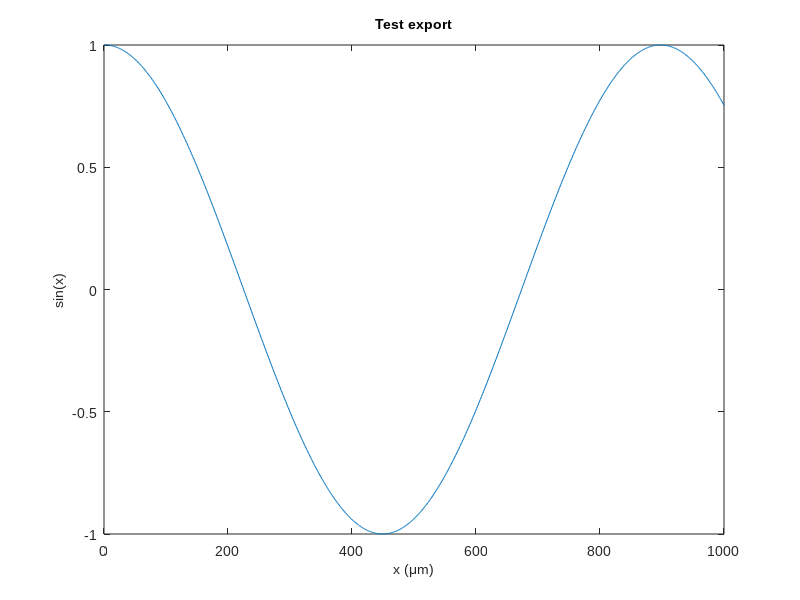

The MATLAB source for this figure: (Note: this script raises an error after producing the figure.)
figure(10)
plot(cos(linspace(0, 7, 1000)));
xlabel('x (\mum)')
ylabel('sin(x)')
title('Test export')
set(gcf,'color','w')
% axis square
set(gcf, 'Position', [100 100 400 300]);
set(gca,'FontSize',10)
set(gca,'Fontname','Arial')
set(gca, 'TitleFontSizeMultiplier', 1)
%
xlhand = get(gca,'xlabel');
set(xlhand,'fontsize',10)
set(xlhand,'Fontname','Arial')
ylhand = get(gca,'ylabel');
set(ylhand,'fontsize',10)
set(ylhand,'Fontname','Arial')
    
% saveas(gcf, 'test.png');
name='rc_test';
export_fig(name,'-pdf','-jpg')